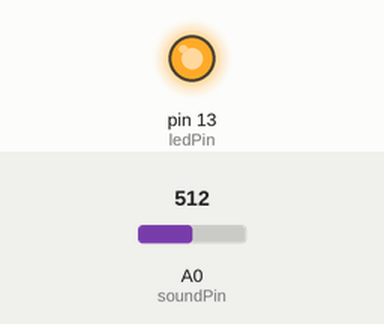
Recording of a sketch running on a simulated Arduino Uno, built with avr-gcc and run on an emulated ATmega328P. On the bench: output pins drawn as LEDs (lit = HIGH). The test bench sets the inputs (shaded band); at power-on: A0 (soundPin) = 512.

Above: at 10.8 s.
10.9 s: A0 (soundPin) set to 12
21.2 s: A0 (soundPin) set to 9
At 30.7 s:
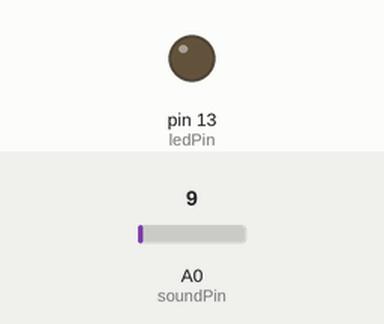
31.5 s: A0 (soundPin) set to 122
At 31.8 s:
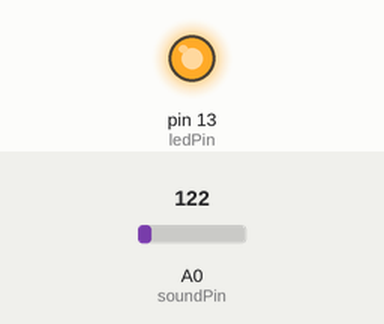
41.5 s: A0 (soundPin) set to 0
At 41.8 s:
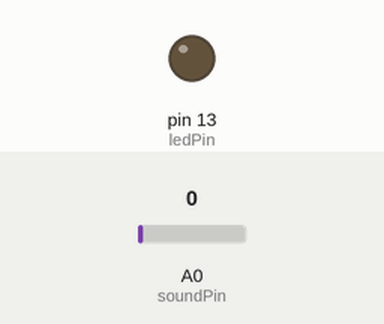
Timing chart, 0 to 44.5 s (numbered marks = the images above; inputs shaded):
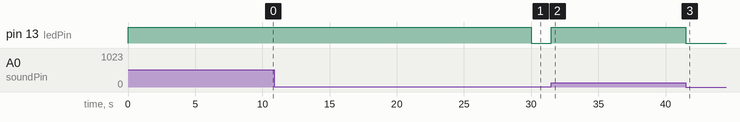

Measured:
- the behaviour switches between 11 and 10 on A0 (soundPin) (found by bisection; images 0 and 1)
- after the input at 10.9 s, every drawn part: stays the same
- after the input at 21.2 s, pin 13 (ledPin): HIGH → LOW after 8.8 s
- after the input at 31.5 s, pin 13 (ledPin): LOW → HIGH at once
- after the input at 41.5 s, pin 13 (ledPin): HIGH → LOW at once

The sketch:

SoundActivatedLED.ino
```cpp
// Item Four—Sound Control Light
int soundPin = 0; // Analog sound sensor is to be attached to analog 0
int ledPin = 13; // Digital Piranha LED-R is to be attached to digital 13
void setup() {
  pinMode(ledPin, OUTPUT);
  // Serial.begin(9600); // You can uncomment this for monitoring
}
void loop() {
  int soundState = analogRead(soundPin); // Read sound sensor’s value
   Serial.println(soundState); // serial port print the sound sensor’s value
  // if the sound sensor’s value is greater than 10, the light will be on for 10 seconds.
  //Otherwise, the light will turn off
  if (soundState > 10) {
    digitalWrite(ledPin, HIGH);
    delay(10000);
  } else {
    digitalWrite(ledPin, LOW);
  }
}
```
